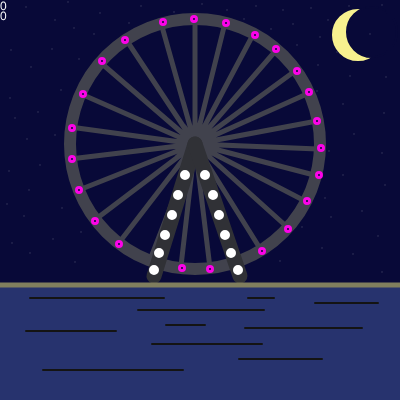
Frame 1 (no input)
Frame 60 (no input): identical to frame 1, image omitted
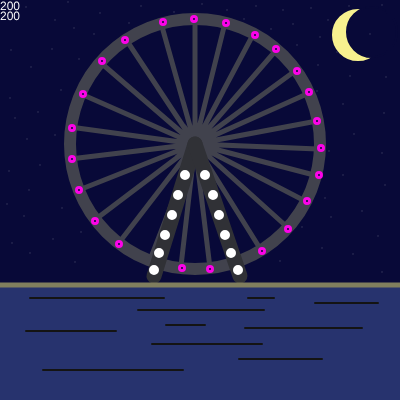
Frame 120 (the mouse pressed at the canvas centre since frame 60)

The p5.js sketch that drew these frames (run headless with seeded random() and noise() and a simulated clock; from frame 60 on, the mouse is pressed at the canvas centre):

// p5.js sketch
// ── sketch.js
function setup() {
    createCanvas(400, 400);
  }

  function draw() {
    background(8, 9, 56);

    //thickness of the stars
    strokeWeight(2);
    //color of the stars
    stroke(255, 255, 255);
    //stars using circles
    circle(55,20,0.1);
    circle(26,7,0.1);
    circle(52,49,0.1);
    circle(11,50,0.1);
    circle(74,28,0.1);
    circle(6,7,0.1);
    circle(31,67,0.1);
    circle(61,90,0.1);
    circle(10,98,0.1);
    circle(38,112,0.1);
    circle(68,2,0.1);
    circle(100,13,0.1);
    circle(79,59,0.1);
    circle(94,34,0.1);
    circle(129,23,0.1);
    circle(15,118,0.1);
    circle(183,57,0.1);
    circle(173,36,0.1);
    circle(7,204,0.1);
    circle(27,139,0.1);
    circle(55,135,0.1);
    circle(9,171,0.1);
    circle(29,190,0.1);
    circle(40,165,0.1);
    circle(62,208,0.1);
    circle(141,6,0.1);
    circle(142,48,0.1);
    circle(24,216,0.1);
    circle(53,239,0.1);
    circle(12,243,0.1);
    circle(81,232,0.1);
    circle(75,262,0.1);
    circle(30,253,0.1);
    circle(174,12,0.1);
    circle(202,4,0.1);
    circle(227,10,0.1);
    circle(256,6,0.1);
    circle(244,19,0.1);
    circle(271,29,0.1);
    circle(283,10,0.1);
    circle(293,24,0.1);
    circle(297,45,0.1);
    circle(311,8,0.1);
    circle(320,37,0.1);
    circle(318,65,0.1);
    circle(328,20,0.1);
    circle(337,52,0.1);
    circle(349,6,0.1);
    circle(360,19,0.1);
    circle(365,51,0.1);
    circle(317,91,0.1);
    circle(346,346,0.1);
    circle(350,76,0.1);
    circle(386,77,0.1);
    circle(386,34,0.1);
    circle(382,5,0.1);
    circle(343,104,0.1);
    circle(384,113,0.1);
    circle(354,134,0.1);
    circle(329,151,0.1);
    circle(382,153,0.1);
    circle(343,175,0.1);
    circle(385,185,0.1);
    circle(325,198,0.1);
    circle(362,211,0.1);
    circle(302,227,0.1);
    circle(331,217,0.1);
    circle(378,236,0.1);
    circle(322,248,0.1);
    circle(353,254,0.1);
    circle(280,261,0.1);
    circle(382,272,0.1);

    //border color of the moon's crest
    stroke(247, 241, 143);
    //the color of the moons crest
    fill(247, 241, 143);
    //the circle of the moon
    circle(358,35,50);

    //border color of the moon's cover
    stroke(8, 9, 56);
    //color of the moon's cover
    fill(8, 9, 56);
    //circle of the moon's cover
    circle(372,32,50);

    //thickness of the stars
    strokeWeight(2);
    //color of the stars
    stroke(255, 255, 255);
    //extra stars
    circle(370,34,0.1)

    //thickness of the water
    strokeWeight(0);
    //blue color water
    fill(39, 51, 110);
    //rectangle that acts as the water
    rect(0,285,400,180);

    //color of the outline of the wheel
    stroke(65, 66, 77);
    //outline color for the wheel
    fill(8, 9, 56);
    //thickness of the circle
    strokeWeight(12);
    //circle for the wheel
    ellipse(195,144,250,250);
    //thickness of the lines in the wheel
    strokeWeight(5);
    //polygon shape for the lines in the wheel
    beginShape();
    vertex(195,20);
    vertex(195,144);
    vertex(225,23);
    vertex(195,144);
    vertex(255,31);
    vertex(195,144);
    vertex(278,48);
    vertex(195,144);
    vertex(295,71);
    vertex(195,144);
    vertex(309,93);
    vertex(195,144);
    vertex(317,121);
    vertex(195,144);
    vertex(318,149);
    vertex(195,144);
    vertex(314,175);
    vertex(195,144);
    vertex(305,201);
    vertex(195,144);
    vertex(286,226);
    vertex(195,144);
    vertex(261,250);
    vertex(195,144);
    vertex(236,261);
    vertex(195,144);
    vertex(210,268);
    vertex(195,144);
    vertex(181,266);
    vertex(195,144);
    vertex(150,260);
    vertex(195,144);
    vertex(118,244);
    vertex(195,144);
    vertex(96,219);
    vertex(195,144);
    vertex(79,190);
    vertex(195,144);
    vertex(70,159);
    vertex(195,144);
    vertex(70,127);
    vertex(195,144);
    vertex(81,94);
    vertex(195,144);
    vertex(101,63);
    vertex(195,144);
    vertex(127,41);
    vertex(195,144);
    vertex(161,23);
    vertex(195,144);
    endShape(CLOSE);


    //thickness of the line
    strokeWeight(15);
    //color of the base
    stroke(48, 49, 54);
    //line of the wheel base
   line(195,144,154,276);
    //second line of the wheel base
    line(195,144,240,276);

    //thickness for the water ripple
    strokeWeight(2);
    // water ripple color
    stroke(20,20,19);
    //water ripple
    line(245,328,362,328);
    line(138,310,264,310);
    line(152,344,262,344);
    line(166,325,205,325);
    line(43,370,183,370);
    line(26,331,116,331);
    line(239,359,322,359);
    line(30,298,164,298);
    line(315,303,378,303);
    line(248,298,274,298);

    //thickness of the seperation
    strokeWeight(5);
    //color of the border and sand
    stroke(128, 126, 94);
    //line to separate the land and the water
    line(0,285,400,285);

    //color of the ellipse
    stroke(252, 3, 232);
    //circles on the wheel
    ellipse(125,40,3,3);
    ellipse(163,22,3,3);
    ellipse(194,19,3,3);
    ellipse(226,23,3,3);
    ellipse(255,35,3,3);
    ellipse(276,49,3,3);
    ellipse(297,71,3,3);
    ellipse(309,92,3,3);
    ellipse(317,121,3,3);
    ellipse(321,148,3,3);
    ellipse(319,175,3,3);
    ellipse(307,201,3,3);
    ellipse(288,229,3,3);
    ellipse(262,251,3,3);
    ellipse(210,269,3,3);
    ellipse(182,268,3,3);
    ellipse(119,244,3,3);
    ellipse(95,221,3,3);
    ellipse(79,190,3,3);
    ellipse(72,159,3,3);
    ellipse(72,128,3,3);
    ellipse(83,94,3,3);
    ellipse(102,61,3,3);

    //color of the lights on the beam
    stroke(255, 255, 255);
    //thickness of the circles
    strokeWeight(5)
    //circles on the beam
    ellipse(185,175,5,5);
    ellipse(178,195,5,5);
    ellipse(172,215,5,5);
    ellipse(165,235,5,5);
    ellipse(159,253,5,5);
    ellipse(154,270,5,5);
    ellipse(205,175,5,5);
    ellipse(213,195,5,5);
    ellipse(219,215,5,5);
    ellipse(225,235,5,5);
    ellipse(231,253,5,5);
    ellipse(238,270,5,5);

    //color of the coordinates
    fill(255,255,255);
    //thickness for the coordinates
    strokeWeight(0);
    //coordinates
    text(mouseX,0,10);
    text(mouseY,0,20);


  }
